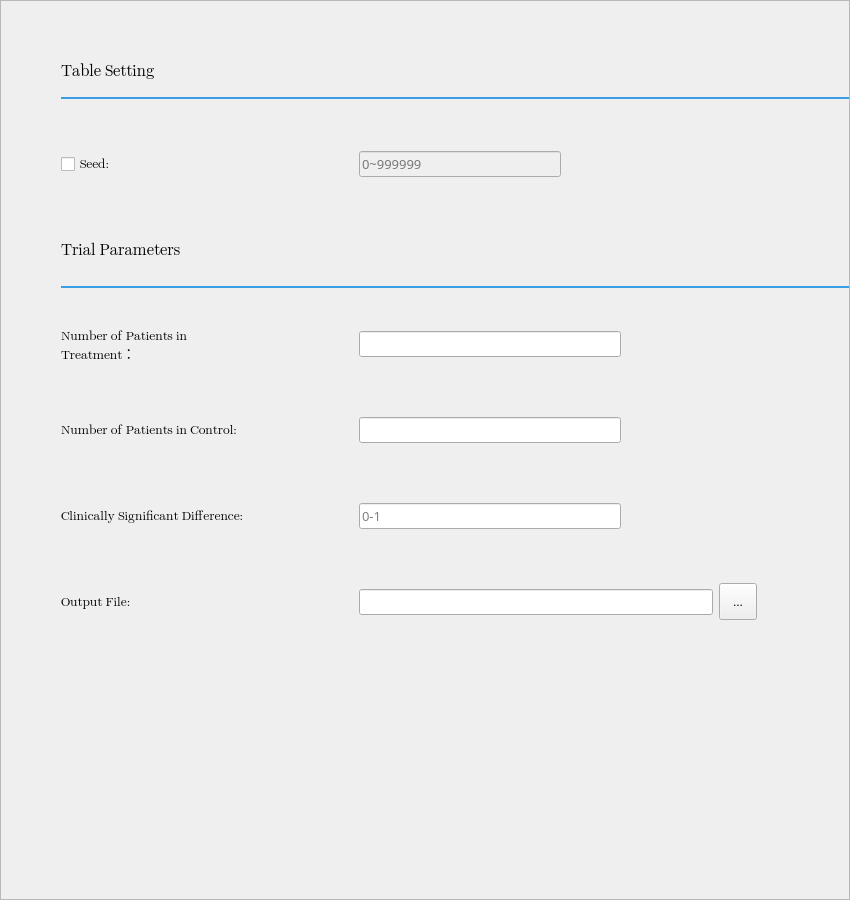
<?xml version="1.0" encoding="UTF-8"?>
<ui version="4.0">
 <class>CriticalValueTableWindow</class>
 <widget class="QWidget" name="CriticalValueTableWindow">
  <property name="geometry">
   <rect>
    <x>0</x>
    <y>0</y>
    <width>850</width>
    <height>900</height>
   </rect>
  </property>
  <property name="windowTitle">
   <string>Form</string>
  </property>
  <layout class="QVBoxLayout" name="verticalLayout">
   <property name="leftMargin">
    <number>0</number>
   </property>
   <property name="topMargin">
    <number>0</number>
   </property>
   <property name="rightMargin">
    <number>0</number>
   </property>
   <property name="bottomMargin">
    <number>0</number>
   </property>
   <item>
    <widget class="QScrollArea" name="settingArea">
     <property name="font">
      <font>
       <family>Segoe UI Emoji</family>
       <pointsize>10</pointsize>
      </font>
     </property>
     <property name="horizontalScrollBarPolicy">
      <enum>Qt::ScrollBarAlwaysOff</enum>
     </property>
     <property name="widgetResizable">
      <bool>true</bool>
     </property>
     <widget class="QWidget" name="settingContent">
      <property name="geometry">
       <rect>
        <x>0</x>
        <y>0</y>
        <width>848</width>
        <height>898</height>
       </rect>
      </property>
      <layout class="QGridLayout" name="gridLayout_2">
       <property name="leftMargin">
        <number>0</number>
       </property>
       <property name="topMargin">
        <number>0</number>
       </property>
       <property name="rightMargin">
        <number>0</number>
       </property>
       <property name="bottomMargin">
        <number>0</number>
       </property>
       <item row="4" column="0">
        <spacer name="verticalSpacer_3">
         <property name="orientation">
          <enum>Qt::Vertical</enum>
         </property>
         <property name="sizeType">
          <enum>QSizePolicy::Fixed</enum>
         </property>
         <property name="sizeHint" stdset="0">
          <size>
           <width>20</width>
           <height>60</height>
          </size>
         </property>
        </spacer>
       </item>
       <item row="15" column="1">
        <widget class="QLabel" name="label_8">
         <property name="font">
          <font>
           <family>Segoe UI Emoji</family>
           <pointsize>10</pointsize>
          </font>
         </property>
         <property name="text">
          <string>Output File:</string>
         </property>
         <property name="wordWrap">
          <bool>true</bool>
         </property>
        </widget>
       </item>
       <item row="15" column="6">
        <widget class="QToolButton" name="saveCVL_btn">
         <property name="sizePolicy">
          <sizepolicy hsizetype="Fixed" vsizetype="Fixed">
           <horstretch>0</horstretch>
           <verstretch>0</verstretch>
          </sizepolicy>
         </property>
         <property name="cursor">
          <cursorShape>PointingHandCursor</cursorShape>
         </property>
         <property name="styleSheet">
          <string notr="true">QToolButton{
    height: 30px;
    width: 30px;
}</string>
         </property>
         <property name="text">
          <string>...</string>
         </property>
        </widget>
       </item>
       <item row="6" column="1" colspan="3">
        <widget class="QLabel" name="label_3">
         <property name="font">
          <font>
           <family>Segoe UI Emoji</family>
           <pointsize>12</pointsize>
          </font>
         </property>
         <property name="text">
          <string>Trial Parameters</string>
         </property>
        </widget>
       </item>
       <item row="9" column="1">
        <widget class="QLabel" name="label_9">
         <property name="sizePolicy">
          <sizepolicy hsizetype="Preferred" vsizetype="Preferred">
           <horstretch>0</horstretch>
           <verstretch>0</verstretch>
          </sizepolicy>
         </property>
         <property name="font">
          <font>
           <family>Segoe UI Emoji</family>
           <pointsize>10</pointsize>
          </font>
         </property>
         <property name="text">
          <string>Number of Patients in Treatment：</string>
         </property>
         <property name="wordWrap">
          <bool>true</bool>
         </property>
        </widget>
       </item>
       <item row="11" column="1">
        <widget class="QLabel" name="label_10">
         <property name="font">
          <font>
           <family>Segoe UI Emoji</family>
           <pointsize>10</pointsize>
          </font>
         </property>
         <property name="text">
          <string>Number of Patients in Control:</string>
         </property>
         <property name="wordWrap">
          <bool>true</bool>
         </property>
        </widget>
       </item>
       <item row="15" column="3" colspan="3">
        <widget class="QLineEdit" name="saveCVL_textCtl">
         <property name="maximumSize">
          <size>
           <width>702</width>
           <height>16777215</height>
          </size>
         </property>
         <property name="font">
          <font>
           <family>Segue UI Emoji</family>
           <pointsize>10</pointsize>
          </font>
         </property>
         <property name="styleSheet">
          <string notr="true">QLineEdit{
   min-width: 180px;
   max-width: 700px;
}

QLineEdit:hover{
    border: 1px solid #2a4d69; 
}
</string>
         </property>
         <property name="readOnly">
          <bool>true</bool>
         </property>
        </widget>
       </item>
       <item row="13" column="3" colspan="2">
        <widget class="QLineEdit" name="clinSig_textCtl">
         <property name="font">
          <font>
           <family>Segue UI Emoji</family>
           <pointsize>10</pointsize>
          </font>
         </property>
         <property name="updatesEnabled">
          <bool>true</bool>
         </property>
         <property name="visible">
          <bool>true</bool>
         </property>
         <property name="windowTitle">
          <string/>
         </property>
         <property name="windowIconText">
          <string/>
         </property>
         <property name="windowOpacity">
          <double>1.000000000000000</double>
         </property>
         <property name="windowModified">
          <bool>false</bool>
         </property>
         <property name="windowFilePath">
          <string/>
         </property>
         <property name="modified">
          <bool>false</bool>
         </property>
         <property name="placeholderText">
          <string>0-1</string>
         </property>
        </widget>
       </item>
       <item row="9" column="3" colspan="2">
        <widget class="QLineEdit" name="nTreatment_textCtl">
         <property name="font">
          <font>
           <family>Segue UI Emoji</family>
           <pointsize>10</pointsize>
          </font>
         </property>
        </widget>
       </item>
       <item row="13" column="1">
        <widget class="QLabel" name="label_17">
         <property name="minimumSize">
          <size>
           <width>200</width>
           <height>0</height>
          </size>
         </property>
         <property name="font">
          <font>
           <family>Segoe UI Emoji</family>
           <pointsize>10</pointsize>
          </font>
         </property>
         <property name="text">
          <string>Clinically Significant Difference:</string>
         </property>
         <property name="wordWrap">
          <bool>true</bool>
         </property>
        </widget>
       </item>
       <item row="8" column="1">
        <spacer name="horizontalSpacer_23">
         <property name="orientation">
          <enum>Qt::Horizontal</enum>
         </property>
         <property name="sizeType">
          <enum>QSizePolicy::Expanding</enum>
         </property>
         <property name="sizeHint" stdset="0">
          <size>
           <width>200</width>
           <height>20</height>
          </size>
         </property>
        </spacer>
       </item>
       <item row="11" column="3" colspan="2">
        <widget class="QLineEdit" name="nControl_textCtl">
         <property name="font">
          <font>
           <family>Segue UI Emoji</family>
           <pointsize>10</pointsize>
          </font>
         </property>
        </widget>
       </item>
       <item row="3" column="1">
        <spacer name="horizontalSpacer_6">
         <property name="orientation">
          <enum>Qt::Horizontal</enum>
         </property>
         <property name="sizeType">
          <enum>QSizePolicy::Expanding</enum>
         </property>
         <property name="sizeHint" stdset="0">
          <size>
           <width>200</width>
           <height>20</height>
          </size>
         </property>
        </spacer>
       </item>
       <item row="7" column="1" colspan="7">
        <widget class="Line" name="line_4">
         <property name="sizePolicy">
          <sizepolicy hsizetype="Minimum" vsizetype="Fixed">
           <horstretch>4</horstretch>
           <verstretch>0</verstretch>
          </sizepolicy>
         </property>
         <property name="maximumSize">
          <size>
           <width>16777215</width>
           <height>2</height>
          </size>
         </property>
         <property name="font">
          <font>
           <pointsize>9</pointsize>
          </font>
         </property>
         <property name="styleSheet">
          <string notr="true">QWidget{
     background-color:#399ee5;
}</string>
         </property>
         <property name="frameShadow">
          <enum>QFrame::Plain</enum>
         </property>
         <property name="lineWidth">
          <number>-3</number>
         </property>
         <property name="orientation">
          <enum>Qt::Horizontal</enum>
         </property>
        </widget>
       </item>
       <item row="2" column="1" colspan="7">
        <widget class="Line" name="line_3">
         <property name="sizePolicy">
          <sizepolicy hsizetype="Minimum" vsizetype="Fixed">
           <horstretch>4</horstretch>
           <verstretch>0</verstretch>
          </sizepolicy>
         </property>
         <property name="maximumSize">
          <size>
           <width>16777215</width>
           <height>2</height>
          </size>
         </property>
         <property name="font">
          <font>
           <pointsize>9</pointsize>
          </font>
         </property>
         <property name="styleSheet">
          <string notr="true">QWidget{
     background-color:#399ee5;
}</string>
         </property>
         <property name="frameShadow">
          <enum>QFrame::Plain</enum>
         </property>
         <property name="lineWidth">
          <number>-3</number>
         </property>
         <property name="orientation">
          <enum>Qt::Horizontal</enum>
         </property>
        </widget>
       </item>
       <item row="3" column="3">
        <spacer name="horizontalSpacer_11">
         <property name="orientation">
          <enum>Qt::Horizontal</enum>
         </property>
         <property name="sizeType">
          <enum>QSizePolicy::Expanding</enum>
         </property>
         <property name="sizeHint" stdset="0">
          <size>
           <width>200</width>
           <height>20</height>
          </size>
         </property>
        </spacer>
       </item>
       <item row="1" column="1">
        <widget class="QLabel" name="label_4">
         <property name="maximumSize">
          <size>
           <width>16777215</width>
           <height>10000</height>
          </size>
         </property>
         <property name="font">
          <font>
           <family>Segoe UI Emoji</family>
           <pointsize>12</pointsize>
          </font>
         </property>
         <property name="text">
          <string>Table Setting</string>
         </property>
        </widget>
       </item>
       <item row="4" column="3" colspan="2">
        <widget class="QLineEdit" name="seed_textCtl">
         <property name="enabled">
          <bool>false</bool>
         </property>
         <property name="minimumSize">
          <size>
           <width>202</width>
           <height>0</height>
          </size>
         </property>
         <property name="maximumSize">
          <size>
           <width>202</width>
           <height>16777215</height>
          </size>
         </property>
         <property name="font">
          <font>
           <family>Segue UI Emoji</family>
           <pointsize>10</pointsize>
          </font>
         </property>
         <property name="text">
          <string/>
         </property>
         <property name="placeholderText">
          <string>0~999999</string>
         </property>
        </widget>
       </item>
       <item row="5" column="1">
        <spacer name="horizontalSpacer_12">
         <property name="orientation">
          <enum>Qt::Horizontal</enum>
         </property>
         <property name="sizeType">
          <enum>QSizePolicy::Expanding</enum>
         </property>
         <property name="sizeHint" stdset="0">
          <size>
           <width>200</width>
           <height>20</height>
          </size>
         </property>
        </spacer>
       </item>
       <item row="4" column="1">
        <widget class="QCheckBox" name="seed_checkBox">
         <property name="sizePolicy">
          <sizepolicy hsizetype="Preferred" vsizetype="Preferred">
           <horstretch>0</horstretch>
           <verstretch>0</verstretch>
          </sizepolicy>
         </property>
         <property name="minimumSize">
          <size>
           <width>200</width>
           <height>0</height>
          </size>
         </property>
         <property name="font">
          <font>
           <family>Segoe UI Emoji</family>
           <pointsize>10</pointsize>
          </font>
         </property>
         <property name="toolTip">
          <string>The seed to generate the table</string>
         </property>
         <property name="toolTipDuration">
          <number>-1</number>
         </property>
         <property name="text">
          <string>Seed:</string>
         </property>
         <property name="checked">
          <bool>false</bool>
         </property>
        </widget>
       </item>
       <item row="2" column="0">
        <spacer name="horizontalSpacer">
         <property name="orientation">
          <enum>Qt::Horizontal</enum>
         </property>
         <property name="sizeType">
          <enum>QSizePolicy::Fixed</enum>
         </property>
         <property name="sizeHint" stdset="0">
          <size>
           <width>60</width>
           <height>20</height>
          </size>
         </property>
        </spacer>
       </item>
       <item row="0" column="1">
        <spacer name="verticalSpacer">
         <property name="orientation">
          <enum>Qt::Vertical</enum>
         </property>
         <property name="sizeType">
          <enum>QSizePolicy::Fixed</enum>
         </property>
         <property name="sizeHint" stdset="0">
          <size>
           <width>20</width>
           <height>60</height>
          </size>
         </property>
        </spacer>
       </item>
       <item row="16" column="1">
        <spacer name="verticalSpacer_2">
         <property name="orientation">
          <enum>Qt::Vertical</enum>
         </property>
         <property name="sizeType">
          <enum>QSizePolicy::Expanding</enum>
         </property>
         <property name="sizeHint" stdset="0">
          <size>
           <width>20</width>
           <height>60</height>
          </size>
         </property>
        </spacer>
       </item>
       <item row="11" column="0">
        <spacer name="verticalSpacer_6">
         <property name="orientation">
          <enum>Qt::Vertical</enum>
         </property>
         <property name="sizeType">
          <enum>QSizePolicy::Fixed</enum>
         </property>
         <property name="sizeHint" stdset="0">
          <size>
           <width>20</width>
           <height>60</height>
          </size>
         </property>
        </spacer>
       </item>
       <item row="6" column="0">
        <spacer name="verticalSpacer_4">
         <property name="orientation">
          <enum>Qt::Vertical</enum>
         </property>
         <property name="sizeType">
          <enum>QSizePolicy::Fixed</enum>
         </property>
         <property name="sizeHint" stdset="0">
          <size>
           <width>20</width>
           <height>60</height>
          </size>
         </property>
        </spacer>
       </item>
       <item row="9" column="0">
        <spacer name="verticalSpacer_5">
         <property name="orientation">
          <enum>Qt::Vertical</enum>
         </property>
         <property name="sizeType">
          <enum>QSizePolicy::Fixed</enum>
         </property>
         <property name="sizeHint" stdset="0">
          <size>
           <width>20</width>
           <height>60</height>
          </size>
         </property>
        </spacer>
       </item>
       <item row="12" column="1">
        <spacer name="horizontalSpacer_18">
         <property name="orientation">
          <enum>Qt::Horizontal</enum>
         </property>
         <property name="sizeType">
          <enum>QSizePolicy::Expanding</enum>
         </property>
         <property name="sizeHint" stdset="0">
          <size>
           <width>200</width>
           <height>20</height>
          </size>
         </property>
        </spacer>
       </item>
       <item row="14" column="1">
        <spacer name="horizontalSpacer_14">
         <property name="orientation">
          <enum>Qt::Horizontal</enum>
         </property>
         <property name="sizeType">
          <enum>QSizePolicy::Expanding</enum>
         </property>
         <property name="sizeHint" stdset="0">
          <size>
           <width>200</width>
           <height>20</height>
          </size>
         </property>
        </spacer>
       </item>
       <item row="10" column="1">
        <spacer name="horizontalSpacer_19">
         <property name="orientation">
          <enum>Qt::Horizontal</enum>
         </property>
         <property name="sizeType">
          <enum>QSizePolicy::Expanding</enum>
         </property>
         <property name="sizeHint" stdset="0">
          <size>
           <width>200</width>
           <height>20</height>
          </size>
         </property>
        </spacer>
       </item>
       <item row="13" column="0">
        <spacer name="verticalSpacer_7">
         <property name="orientation">
          <enum>Qt::Vertical</enum>
         </property>
         <property name="sizeType">
          <enum>QSizePolicy::Fixed</enum>
         </property>
         <property name="sizeHint" stdset="0">
          <size>
           <width>20</width>
           <height>60</height>
          </size>
         </property>
        </spacer>
       </item>
       <item row="15" column="0">
        <spacer name="verticalSpacer_8">
         <property name="orientation">
          <enum>Qt::Vertical</enum>
         </property>
         <property name="sizeType">
          <enum>QSizePolicy::Fixed</enum>
         </property>
         <property name="sizeHint" stdset="0">
          <size>
           <width>20</width>
           <height>60</height>
          </size>
         </property>
        </spacer>
       </item>
       <item row="4" column="2">
        <spacer name="horizontalSpacer_2">
         <property name="orientation">
          <enum>Qt::Horizontal</enum>
         </property>
         <property name="sizeType">
          <enum>QSizePolicy::Fixed</enum>
         </property>
         <property name="sizeHint" stdset="0">
          <size>
           <width>80</width>
           <height>20</height>
          </size>
         </property>
        </spacer>
       </item>
      </layout>
     </widget>
    </widget>
   </item>
  </layout>
 </widget>
 <tabstops>
  <tabstop>seed_checkBox</tabstop>
  <tabstop>seed_textCtl</tabstop>
  <tabstop>nTreatment_textCtl</tabstop>
  <tabstop>nControl_textCtl</tabstop>
  <tabstop>clinSig_textCtl</tabstop>
  <tabstop>saveCVL_textCtl</tabstop>
  <tabstop>saveCVL_btn</tabstop>
  <tabstop>settingArea</tabstop>
 </tabstops>
 <resources/>
 <connections/>
</ui>
